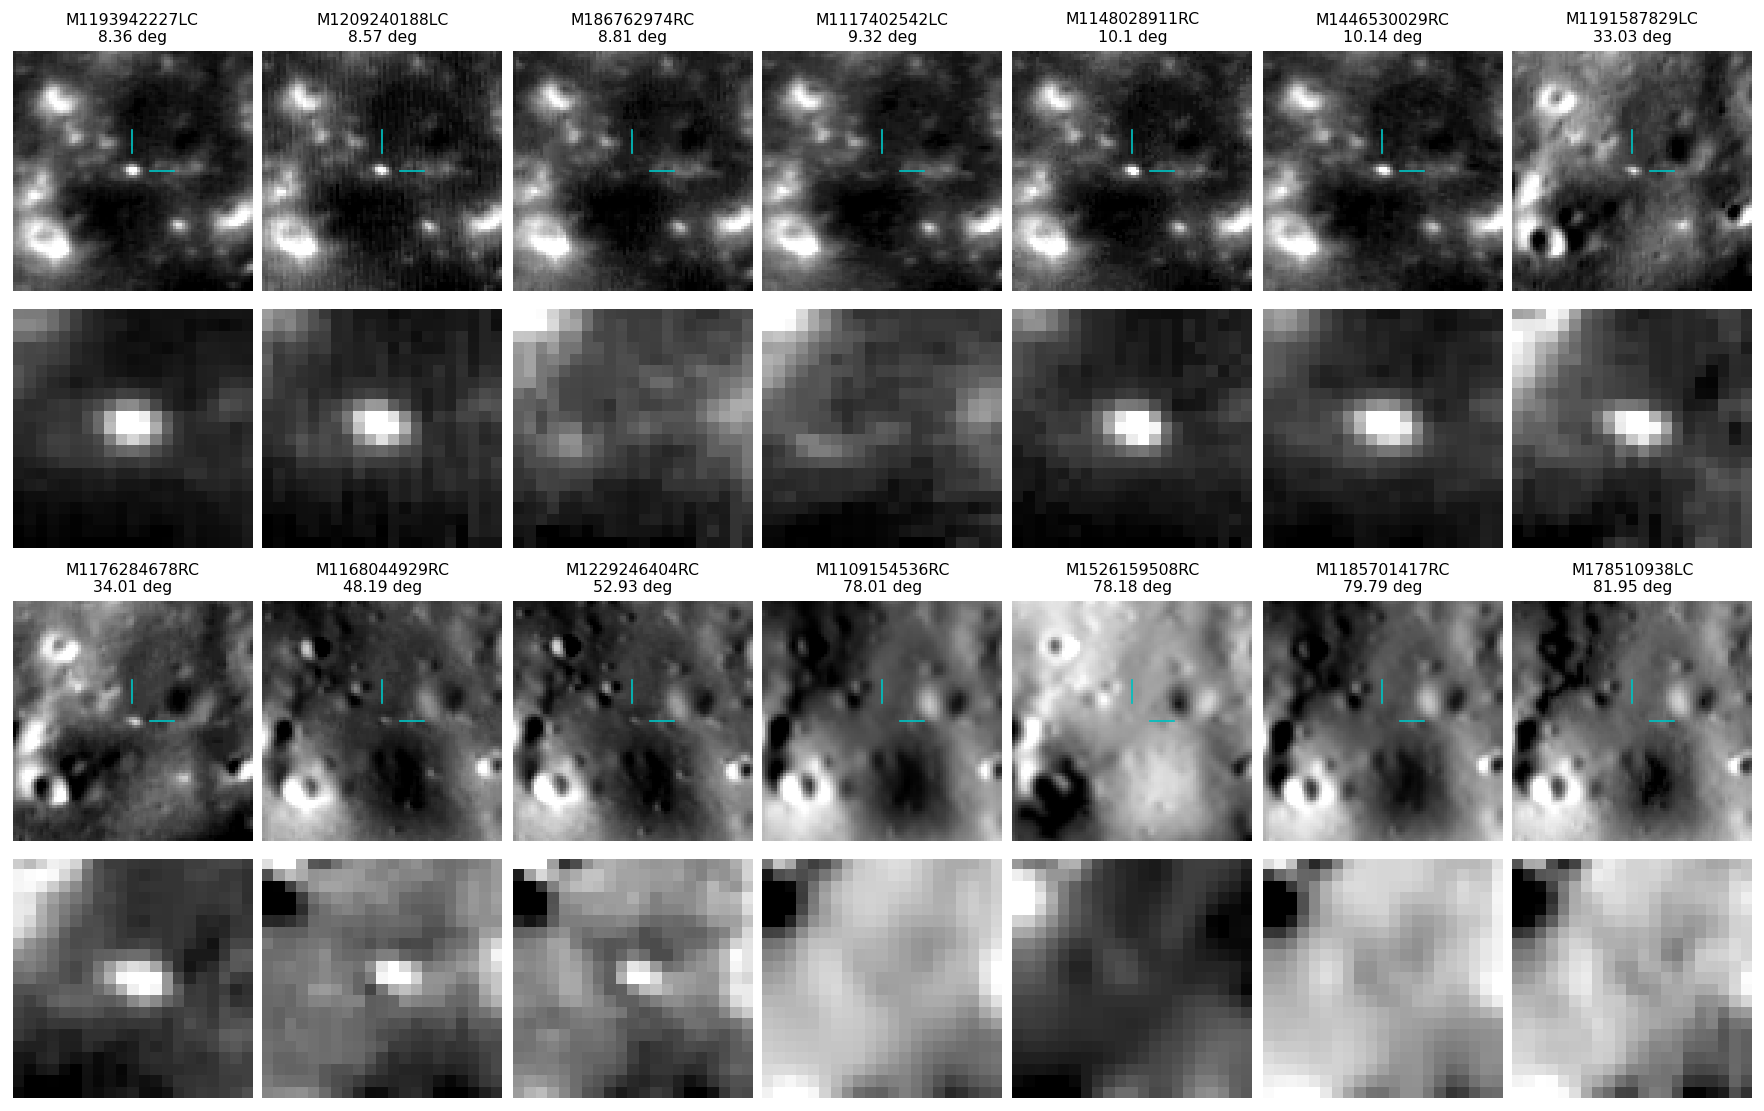

Write the Python code that produced this figure.
from survey import setup,scan,A
from pathlib import Path
from independent import build_frame
import numpy as np,pandas as pd,sys,json
import matplotlib
matplotlib.use('Agg')
import matplotlib.pyplot as plt
import cv2
setup();root=Path(sys.argv[1]);public=Path(sys.argv[2]);scan.META=json.loads((Path(__file__).resolve().parent/'observations.json').read_text())
pred=dict(np.load(root/'terrain/cross-sun-centers.npz'))
records=json.loads((root/'terrain/cross-sun-links.json').read_text())
names=sorted(pred,key=lambda k:scan.META[k]['incidence_deg'])
columns=(len(names)+1)//2
fig,axes=plt.subplots(4,columns,figsize=(2*columns,8.8),layout='constrained')
for ax in axes.ravel():ax.set_axis_off()
rows=[]; cut={}
for j,k in enumerate(names):
 m=scan.META[k];p=pred[k];img=np.load(root/'tiles'/(k+'.npy'));a=cv2.getRectSubPix(img,(81,81),tuple(p.astype('f4')))
 cut[k]=a
 f=build_frame(k,root);gx,gy=p+np.array([2*scan.CORE-scan.PAD,11*scan.CORE-scan.PAD])
 sx,sy=f.native(gx,gy);lon,lat=scan.ORIGIN+np.array([gx,gy])*scan.GRID/scan.SCALE
 meta=records.get(k,{})
 rows.append(dict(product=k,incidence_deg=m['incidence_deg'],sample_zero=sx,line_zero=sy,corner_longitude=lon,corner_latitude=lat,terrain_link_cost=meta.get('cost',0)))
 for i,hw in enumerate([40,10]):
  ax=axes[i+2*(j//columns),j%columns];chip=a[40-hw:40+hw+1,40-hw:40+hw+1]
  q=np.percentile(chip,[2,99]);ax.imshow(chip,cmap='gray',vmin=q[0],vmax=q[1],interpolation="nearest")
  if i==0:ax.set_title(k+"\n"+str(m["incidence_deg"])+" deg",size=9);ax.plot([hw,hw],[hw-14,hw-6],color='c',lw=1);ax.plot([hw+6,hw+14],[hw,hw],color='c',lw=1)
  ax.axis('off')
pd.DataFrame(rows).to_csv(public/'native-locations.csv',index=False)
np.savez_compressed(public/'illumination-cutouts.npz',**cut)
fig.savefig(public/'illumination.png',dpi=125,bbox_inches='tight')
